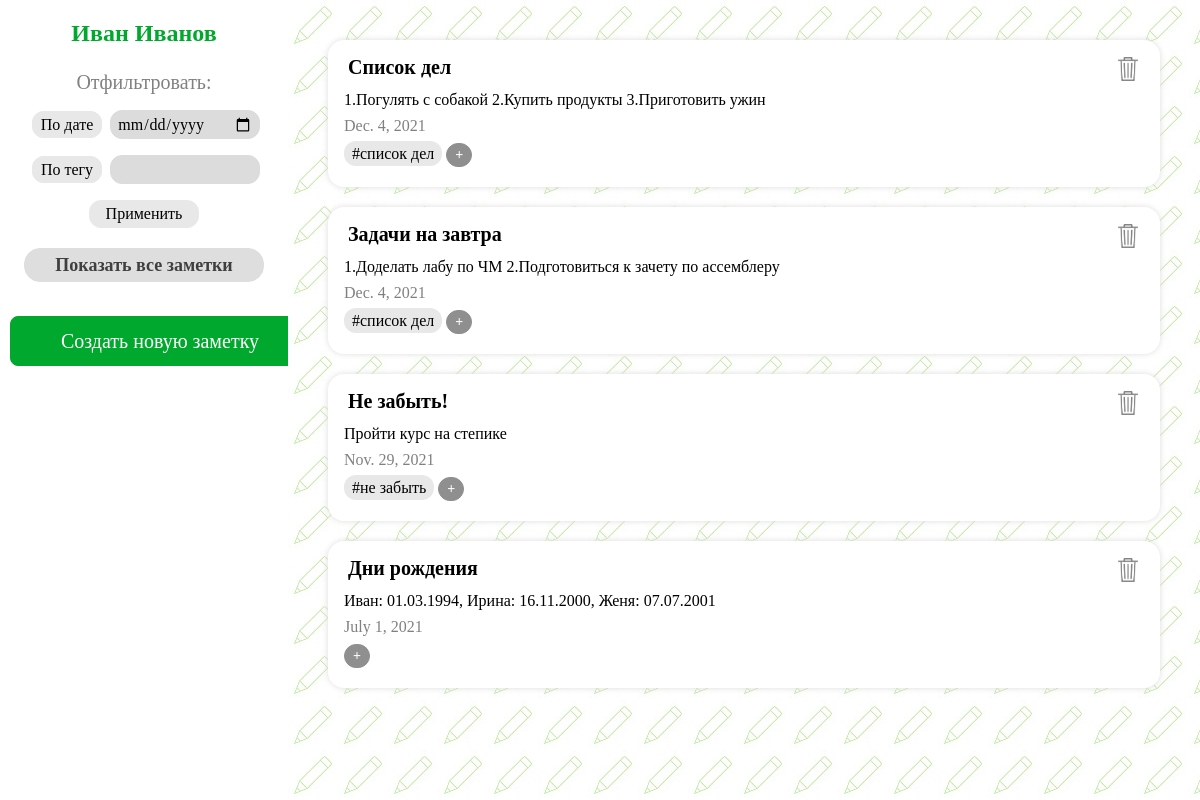
Page /evernote/main on the earlier database version.
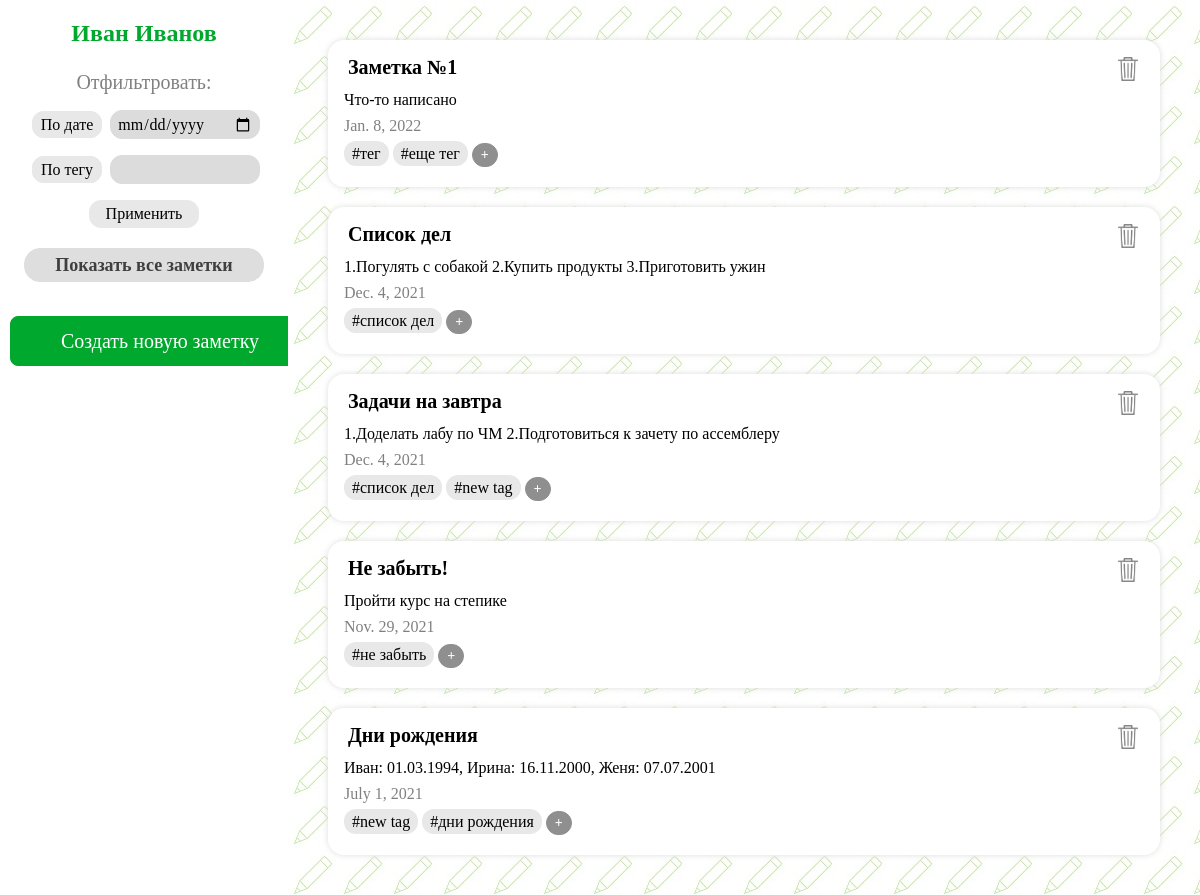
Same page on the later database version.
### evernote/models.py (models this page shows, shortened)
class Note(models.Model):
    person = models.ForeignKey(User, on_delete=models.SET_NULL, null=True)
    name = models.CharField(max_length=45, null=False)
    date = models.DateField(auto_now=True, null=False)
    text = models.TextField(null=True)

class NoteHasTag(models.Model):
    note = models.ForeignKey(Note, on_delete=models.CASCADE, null=False)
    tag = models.ForeignKey(Tag, on_delete=models.CASCADE, null=False)

class Tag(models.Model):
    name = models.CharField(max_length=45, null=False, unique=False)

### evernote/views.py (the view)
# urls.py: path('evernote/main', views.show_main, name='main_page'),
def show_main(request):
    notes = Note.objects.all().order_by('-date')
    tags = Tag.objects.all()
    note_has_tag = NoteHasTag.objects.all()
    data = {'notes': notes, 'tags': tags, 'note_has_tag': note_has_tag}
    if request.method == 'POST':
        filter_form = FilterForm(request.POST)
        if filter_form.is_valid():
            if filter_form.cleaned_data['date'] is not None:
                notes = notes.filter(date=filter_form.cleaned_data['date'])
            if filter_form.cleaned_data['tag'] != '':
                notes = notes.filter(notehastag__tag__name=filter_form.cleaned_data['tag'])
            data['notes'] = notes
    else:
        filter_form = FilterForm()
    data['filter_form'] = filter_form
    return render(request, 'evernote/main.html', data)

### evernote/forms.py
class FilterForm(forms.Form):
    date = forms.DateField(widget=forms.DateInput(attrs={'type': 'date', 'class': 'filterForms'}), required=False,
                           label='По дате')
    tag = forms.CharField(widget=forms.TextInput(attrs={'class': 'filterForms'}), max_length=45, required=False,
                          label='По тегу')

### evernote/templates/evernote/main.html (shortened to what this page needs)
{% load static %}
<!DOCTYPE html>
<html lang="ru">
<head>
    <link rel="stylesheet" href="{% static 'evernote/css/style3.css' %}">
</head>
<body>
<div class="main">
    <div class="leftBlock">
        <div class="id">
            <p class="username">Иван Иванов</p>
        </div>
        <div class="filter">
            <div class="filter1">
                Отфильтровать:
            </div>
            <form action="{% url 'main_page' %}" method="post">
                <p><label class="filterBy"
                          for="{{ filter_form.date.id_for_label }}">{{ filter_form.date.label }}</label>
                    {{ filter_form.date }}
                </p>
                <p><label class="filterBy"
                          for="{{ filter_form.tag.id_for_label }}">{{ filter_form.tag.label }}</label>
                    {{ filter_form.tag }}
                </p>
                <button type="submit" class="filterButton">Применить</button>
            </form>
            <a href="{% url 'main_page' %}">
                <button class="allNotes">Показать все заметки</button>
            </a>
        </div>
        <div class="addNew">
            <a href="{% url 'add-note_page' %}">
                <button class="addNewNote">Создать новую заметку</button>
            </a>
        </div>
    </div>
    <div class="rightBlock">
        {% for note in notes %}
            <div class="divNote">
                <div class="noteRow">
                    <div class="noteTitle">
                        {{ note.name|capfirst }}
                    </div>
                    <div class="deleteNote1">
                        <a href="main/{{ note.pk }}">
                            <button class="deleteNote">
                                <img src="{% static '/evernote/img/delete.png' %}">
                            </button>
                        </a>
                    </div>
                </div>
                <div class="noteBody">
                    {{ note.text }}
                </div>
                <div class="noteDate">
                    {{ note.date }}
                </div>
                <div class="noteTags">
                    {% for tag in tags %}
                        {% for el in note_has_tag %}
                            {% if note.pk == el.note_id and tag.pk == el.tag_id %}
                                <span class="noteTag">#{{ tag.name }}</span>
                            {% endif %}
                        {% endfor %}
                    {% endfor %}
                    <a href="add-tag/{{ note.pk }}">
                        <button class=" addNewTag">+</button>
                    </a>
                </div>
            </div>
        {% endfor %}
    </div>
</div>
</body>
</html>

### evernote/static/evernote/css/style3.css (style rules this page uses)
* { box-sizing: border-box; }
body { margin: 0; }
html, body { height: 100%; }
.main { font-family: Georgia; height: 100%; display: flex; width: 100%; }
.leftBlock { display: flex; flex-direction: column; width: 24%; height: 100%; padding: 10px; background-color: white; text-align: center; }
.leftBlock .username { font-weight: bold; margin: 10px 0 24px; font-size: 24px; color: rgb(0, 168, 45); }
.leftBlock .filter1 { margin-bottom: 16px; font: 20px Georgia; color: #818181; }
.leftBlock .filterBy { font: 16px Georgia; background-color: #e8e8e8; border: 1px solid #e8e8e8; border-radius: 12px; height: 28px; width: 84px; padding: 4px 8px; margin: 0 4px 0; }
.filterForms { border-radius: 12px; border: 1px solid #dcdcdc; background-color: #dcdcdc; font: 16px Georgia; width: 150px; padding: 0 6px; height: 29px; }
.leftBlock .filterButton { font: 16px Georgia; background-color: #e8e8e8; border: 1px solid #e8e8e8; border-radius: 12px; height: 28px; width: 110px; padding: 4px 8px; margin: 0 4px 0; }
.deleteNote img { height: 24px; width: 20px; }
.deleteNote { border: none; background-color: white; }
.leftBlock .filter { margin-bottom: 24px; }
.leftBlock .addNewNote { width: 300px; height: 50px; border: 1px solid rgb(0, 168, 45); background-color: rgb(0, 168, 45); border-radius: 8px; font: 20px Georgia; color: white; }
.allNotes { margin-top: 20px; margin-bottom: 10px; border: 1px solid #dedede; width: 240px; height: 34px; color: #3f3f3f; font: bold 18px Georgia; border-radius: 16px; background-color: #dedede; }
.rightBlock { overflow-y: auto; padding: 20px; width: 76%; background-image: url(/static/evernote/img/pencil.jpg); }
.divNote { font: 16px Georgia; padding: 16px; background-color: white; border-radius: 16px; margin: 20px 20px; box-shadow: 0 0 6px #dedede; }
.noteTitle { font-size: 20px; font-weight: bold; padding: 0 0 8px 4px; }
.noteBody { padding: 4px 0; text-align: justify; }
.noteDate { padding: 4px 0; color: gray; }
.noteTags { padding: 4px 0; }
.noteRow { display: flex; justify-content: space-between; }
.noteTag { background-color: #e8e8e8; border-radius: 12px; padding: 4px 8px; }
.addNewTag { border: 1px solid rgb(143, 143, 143); background-color: rgb(143, 143, 143); border-radius: 12px; font: bold 14px Georgia; color: white; height: 24px; padding: 2px 8px; }

Differences in the rows shown:
added Note: name "Заметка №1", text "Что-то написано", date "Jan. 8, 2022"
added Tag: name "тег"
added Tag: name "еще тег"
added Tag: name "new tag"
added Tag: name "new tag"
added Tag: name "дни рождения"
